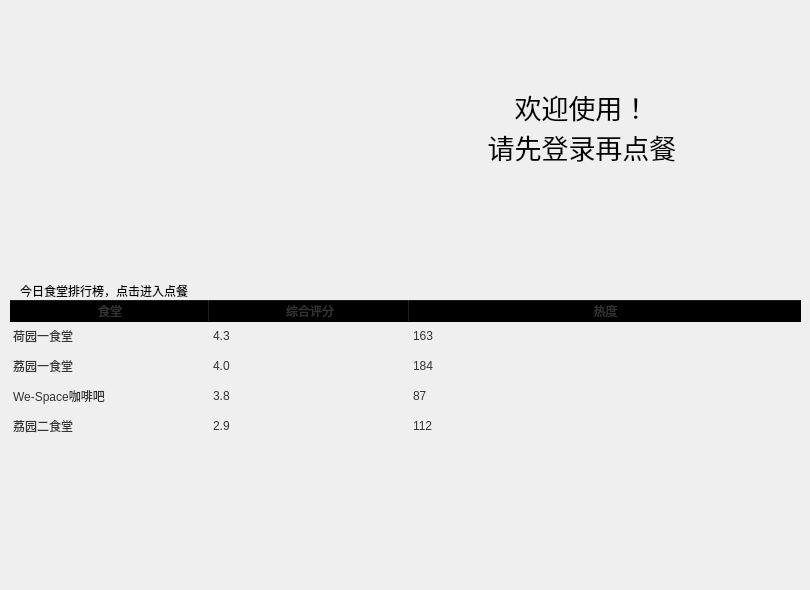
                     <widget class="QWidget" name="home">
                      <widget class="QTableWidget" name="table_canteen">
                       <property name="geometry">
                        <rect>
                         <x>10</x>
                         <y>300</y>
                         <width>791</width>
                         <height>281</height>
                        </rect>
                       </property>
                       <property name="sizePolicy">
                        <sizepolicy hsizetype="Expanding" vsizetype="Expanding">
                         <horstretch>0</horstretch>
                         <verstretch>0</verstretch>
                        </sizepolicy>
                       </property>
                       <property name="palette">
                        <palette>
                         <active>
                          <colorrole role="WindowText">
                           <brush brushstyle="SolidPattern">
                            <color alpha="255">
                             <red>51</red>
                             <green>51</green>
                             <blue>51</blue>
                            </color>
                           </brush>
                          </colorrole>
                          <colorrole role="Button">
                           <brush brushstyle="SolidPattern">
                            <color alpha="0">
                             <red>0</red>
                             <green>0</green>
                             <blue>0</blue>
                            </color>
                           </brush>
                          </colorrole>
                          <colorrole role="Text">
                           <brush brushstyle="SolidPattern">
                            <color alpha="255">
                             <red>51</red>
                             <green>51</green>
                             <blue>51</blue>
                            </color>
                           </brush>
                          </colorrole>
                          <colorrole role="ButtonText">
                           <brush brushstyle="SolidPattern">
                            <color alpha="255">
                             <red>51</red>
                             <green>51</green>
                             <blue>51</blue>
                            </color>
                           </brush>
                          </colorrole>
                          <colorrole role="Base">
                           <brush brushstyle="NoBrush">
                            <color alpha="255">
                             <red>0</red>
                             <green>0</green>
                             <blue>0</blue>
                            </color>
                           </brush>
                          </colorrole>
                          <colorrole role="Window">
                           <brush brushstyle="SolidPattern">
                            <color alpha="0">
                             <red>0</red>
                             <green>0</green>
                             <blue>0</blue>
                            </color>
                           </brush>
                          </colorrole>
                          <colorrole role="PlaceholderText">
                           <brush brushstyle="SolidPattern">
                            <color alpha="128">
                             <red>51</red>
                             <green>51</green>
                             <blue>51</blue>
                            </color>
                           </brush>
                          </colorrole>
                         </active>
                         <inactive>
                          <colorrole role="WindowText">
                           <brush brushstyle="SolidPattern">
                            <color alpha="255">
                             <red>51</red>
                             <green>51</green>
                             <blue>51</blue>
                            </color>
                           </brush>
                          </colorrole>
                          <colorrole role="Button">
                           <brush brushstyle="SolidPattern">
                            <color alpha="0">
                             <red>0</red>
                             <green>0</green>
                             <blue>0</blue>
                            </color>
                           </brush>
                          </colorrole>
                          <colorrole role="Text">
                           <brush brushstyle="SolidPattern">
                            <color alpha="255">
                             <red>51</red>
                             <green>51</green>
                             <blue>51</blue>
                            </color>
                           </brush>
                          </colorrole>
                          <colorrole role="ButtonText">
                           <brush brushstyle="SolidPattern">
                            <color alpha="255">
                             <red>51</red>
                             <green>51</green>
                             <blue>51</blue>
                            </color>
                           </brush>
                          </colorrole>
                          <colorrole role="Base">
                           <brush brushstyle="NoBrush">
                            <color alpha="255">
                             <red>0</red>
                             <green>0</green>
                             <blue>0</blue>
                            </color>
                           </brush>
                          </colorrole>
                          <colorrole role="Window">
                           <brush brushstyle="SolidPattern">
                            <color alpha="0">
                             <red>0</red>
                             <green>0</green>
                             <blue>0</blue>
                            </color>
                           </brush>
                          </colorrole>
                          <colorrole role="PlaceholderText">
                           <brush brushstyle="SolidPattern">
                            <color alpha="128">
                             <red>51</red>
                             <green>51</green>
                             <blue>51</blue>
                            </color>
                           </brush>
                          </colorrole>
                         </inactive>
                         <disabled>
                          <colorrole role="WindowText">
                           <brush brushstyle="SolidPattern">
                            <color alpha="255">
                             <red>51</red>
                             <green>51</green>
                             <blue>51</blue>
                            </color>
                           </brush>
                          </colorrole>
                          <colorrole role="Button">
                           <brush brushstyle="SolidPattern">
                            <color alpha="0">
                             <red>0</red>
                             <green>0</green>
                             <blue>0</blue>
                            </color>
                           </brush>
                          </colorrole>
                          <colorrole role="Text">
                           <brush brushstyle="SolidPattern">
                            <color alpha="255">
                             <red>51</red>
                             <green>51</green>
                             <blue>51</blue>
                            </color>
                           </brush>
                          </colorrole>
                          <colorrole role="ButtonText">
                           <brush brushstyle="SolidPattern">
                            <color alpha="255">
                             <red>51</red>
                             <green>51</green>
                             <blue>51</blue>
                            </color>
                           </brush>
                          </colorrole>
                          <colorrole role="Base">
                           <brush brushstyle="NoBrush">
                            <color alpha="255">
                             <red>0</red>
                             <green>0</green>
                             <blue>0</blue>
                            </color>
                           </brush>
                          </colorrole>
                          <colorrole role="Window">
                           <brush brushstyle="SolidPattern">
                            <color alpha="0">
                             <red>0</red>
                             <green>0</green>
                             <blue>0</blue>
                            </color>
                           </brush>
                          </colorrole>
                          <colorrole role="PlaceholderText">
                           <brush brushstyle="SolidPattern">
                            <color alpha="128">
                             <red>51</red>
                             <green>51</green>
                             <blue>51</blue>
                            </color>
                           </brush>
                          </colorrole>
                         </disabled>
                        </palette>
                       </property>
                       <property name="frameShape">
                        <enum>QFrame::NoFrame</enum>
                       </property>
                       <property name="verticalScrollBarPolicy">
                        <enum>Qt::ScrollBarAsNeeded</enum>
                       </property>
                       <property name="sizeAdjustPolicy">
                        <enum>QAbstractScrollArea::AdjustToContents</enum>
                       </property>
                       <property name="editTriggers">
                        <set>QAbstractItemView::NoEditTriggers</set>
                       </property>
                       <property name="selectionMode">
                        <enum>QAbstractItemView::SingleSelection</enum>
                       </property>
                       <property name="selectionBehavior">
                        <enum>QAbstractItemView::SelectRows</enum>
                       </property>
                       <property name="showGrid">
                        <bool>true</bool>
                       </property>
                       <property name="gridStyle">
                        <enum>Qt::SolidLine</enum>
                       </property>
                       <property name="sortingEnabled">
                        <bool>false</bool>
                       </property>
                       <property name="rowCount">
                        <number>4</number>
                       </property>
                       <attribute name="horizontalHeaderVisible">
                        <bool>true</bool>
                       </attribute>
                       <attribute name="horizontalHeaderCascadingSectionResizes">
                        <bool>true</bool>
                       </attribute>
                       <attribute name="horizontalHeaderDefaultSectionSize">
                        <number>200</number>
                       </attribute>
                       <attribute name="horizontalHeaderStretchLastSection">
                        <bool>true</bool>
                       </attribute>
                       <attribute name="verticalHeaderVisible">
                        <bool>false</bool>
                       </attribute>
                       <attribute name="verticalHeaderCascadingSectionResizes">
                        <bool>false</bool>
                       </attribute>
                       <attribute name="verticalHeaderHighlightSections">
                        <bool>false</bool>
                       </attribute>
                       <attribute name="verticalHeaderStretchLastSection">
                        <bool>false</bool>
                       </attribute>
                       <row>
                        <property name="text">
                         <string>3</string>
                        </property>
                       </row>
                       <row>
                        <property name="text">
                         <string>1</string>
                        </property>
                       </row>
                       <row>
                        <property name="text">
                         <string>2</string>
                        </property>
                       </row>
                       <row>
                        <property name="text">
                         <string>4</string>
                        </property>
                       </row>
                       <column>
                        <property name="text">
                         <string>食堂</string>
                        </property>
                       </column>
                       <column>
                        <property name="text">
                         <string>综合评分</string>
                        </property>
                       </column>
                       <column>
                        <property name="text">
                         <string>热度</string>
                        </property>
                       </column>
                       <item row="0" column="0">
                        <property name="text">
                         <string>荷园一食堂</string>
                        </property>
                       </item>
                       <item row="0" column="1">
                        <property name="text">
                         <string>4.3</string>
                        </property>
                       </item>
                       <item row="0" column="2">
                        <property name="text">
                         <string>163</string>
                        </property>
                       </item>
                       <item row="1" column="0">
                        <property name="text">
                         <string>荔园一食堂</string>
                        </property>
                       </item>
                       <item row="1" column="1">
                        <property name="text">
                         <string>4.0</string>
                        </property>
                       </item>
                       <item row="1" column="2">
                        <property name="text">
                         <string>184</string>
                        </property>
                       </item>
                       <item row="2" column="0">
                        <property name="text">
                         <string>We-Space咖啡吧</string>
                        </property>
                       </item>
                       <item row="2" column="1">
                        <property name="text">
                         <string>3.8</string>
                        </property>
                       </item>
                       <item row="2" column="2">
                        <property name="text">
                         <string>87</string>
                        </property>
                       </item>
                       <item row="3" column="0">
                        <property name="text">
                         <string>荔园二食堂</string>
                        </property>
                       </item>
                       <item row="3" column="1">
                        <property name="text">
                         <string>2.9</string>
                        </property>
                       </item>
                       <item row="3" column="2">
                        <property name="text">
                         <string>112</string>
                        </property>
                       </item>
                      </widget>
                      <widget class="QLabel" name="label_2">
                       <property name="geometry">
                        <rect>
                         <x>20</x>
                         <y>270</y>
                         <width>341</width>
                         <height>41</height>
                        </rect>
                       </property>
                       <property name="text">
                        <string>今日食堂排行榜，点击进入点餐</string>
                       </property>
                      </widget>
                      <widget class="QLabel" name="label_7">
                       <property name="geometry">
                        <rect>
                         <x>-10</x>
                         <y>0</y>
                         <width>461</width>
                         <height>271</height>
                        </rect>
                       </property>
                       <property name="text">
                        <string/>
                       </property>
                       <property name="pixmap">
                        <pixmap resource="../resources.qrc">:/images/images/images/large_logo.png</pixmap>
                       </property>
                       <property name="scaledContents">
                        <bool>true</bool>
                       </property>
                      </widget>
                      <widget class="QLabel" name="label_11">
                       <property name="geometry">
                        <rect>
                         <x>470</x>
                         <y>80</y>
                         <width>224</width>
                         <height>94</height>
                        </rect>
                       </property>
                       <property name="font">
                        <font>
                         <family>Source Han Sans</family>
                         <pointsize>20</pointsize>
                         <italic>false</italic>
                         <bold>false</bold>
                        </font>
                       </property>
                       <property name="styleSheet">
                        <string notr="true">font: 20pt &quot;Source Han Sans&quot;;</string>
                       </property>
                       <property name="text">
                        <string>欢迎使用！
请先登录再点餐</string>
                       </property>
                       <property name="alignment">
                        <set>Qt::AlignCenter</set>
                       </property>
                       <property name="wordWrap">
                        <bool>false</bool>
                       </property>
                      </widget>
                     </widget>
